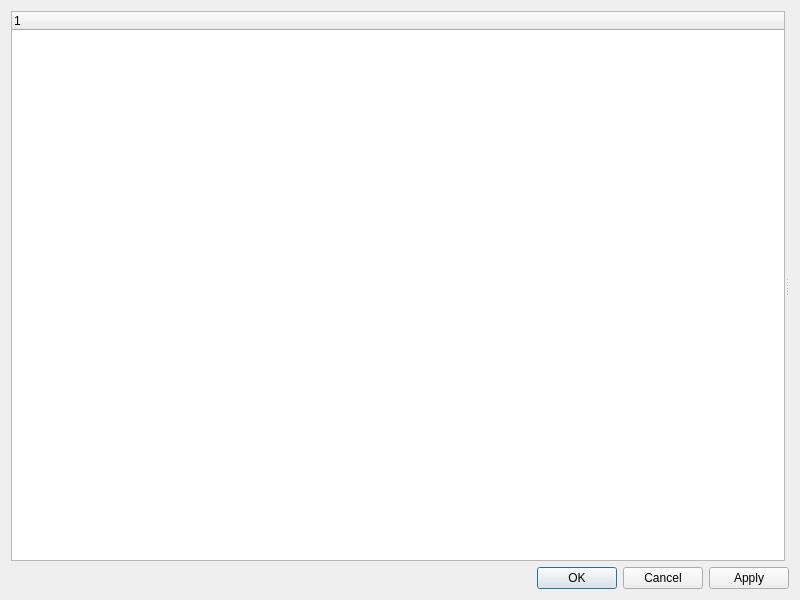
<?xml version="1.0" encoding="UTF-8"?>
<ui version="4.0">
 <class>ui::OptionsDialog</class>
 <widget class="QDialog" name="ui::OptionsDialog">
  <property name="geometry">
   <rect>
    <x>0</x>
    <y>0</y>
    <width>800</width>
    <height>600</height>
   </rect>
  </property>
  <property name="windowTitle">
   <string>Options</string>
  </property>
  <layout class="QVBoxLayout" name="verticalLayout">
   <item>
    <widget class="QSplitter" name="splitter">
     <property name="orientation">
      <enum>Qt::Horizontal</enum>
     </property>
     <widget class="QTreeWidget" name="OptionsPagesList">
      <property name="sizePolicy">
       <sizepolicy hsizetype="Expanding" vsizetype="Expanding">
        <horstretch>0</horstretch>
        <verstretch>0</verstretch>
       </sizepolicy>
      </property>
      <property name="minimumSize">
       <size>
        <width>0</width>
        <height>0</height>
       </size>
      </property>
      <property name="maximumSize">
       <size>
        <width>16777215</width>
        <height>16777215</height>
       </size>
      </property>
      <column>
       <property name="text">
        <string/>
       </property>
      </column>
     </widget>
     <widget class="QStackedWidget" name="OptionsPagesStack">
      <property name="sizePolicy">
       <sizepolicy hsizetype="Preferred" vsizetype="Preferred">
        <horstretch>0</horstretch>
        <verstretch>0</verstretch>
       </sizepolicy>
      </property>
     </widget>
    </widget>
   </item>
   <item>
    <widget class="QDialogButtonBox" name="DialogButtons">
     <property name="standardButtons">
      <set>QDialogButtonBox::Apply|QDialogButtonBox::Cancel|QDialogButtonBox::Ok</set>
     </property>
    </widget>
   </item>
  </layout>
 </widget>
 <resources/>
 <connections>
  <connection>
   <sender>DialogButtons</sender>
   <signal>accepted()</signal>
   <receiver>ui::OptionsDialog</receiver>
   <slot>accept()</slot>
   <hints>
    <hint type="sourcelabel">
     <x>227</x>
     <y>251</y>
    </hint>
    <hint type="destinationlabel">
     <x>199</x>
     <y>147</y>
    </hint>
   </hints>
  </connection>
  <connection>
   <sender>DialogButtons</sender>
   <signal>rejected()</signal>
   <receiver>ui::OptionsDialog</receiver>
   <slot>reject()</slot>
   <hints>
    <hint type="sourcelabel">
     <x>227</x>
     <y>251</y>
    </hint>
    <hint type="destinationlabel">
     <x>199</x>
     <y>147</y>
    </hint>
   </hints>
  </connection>
 </connections>
</ui>
